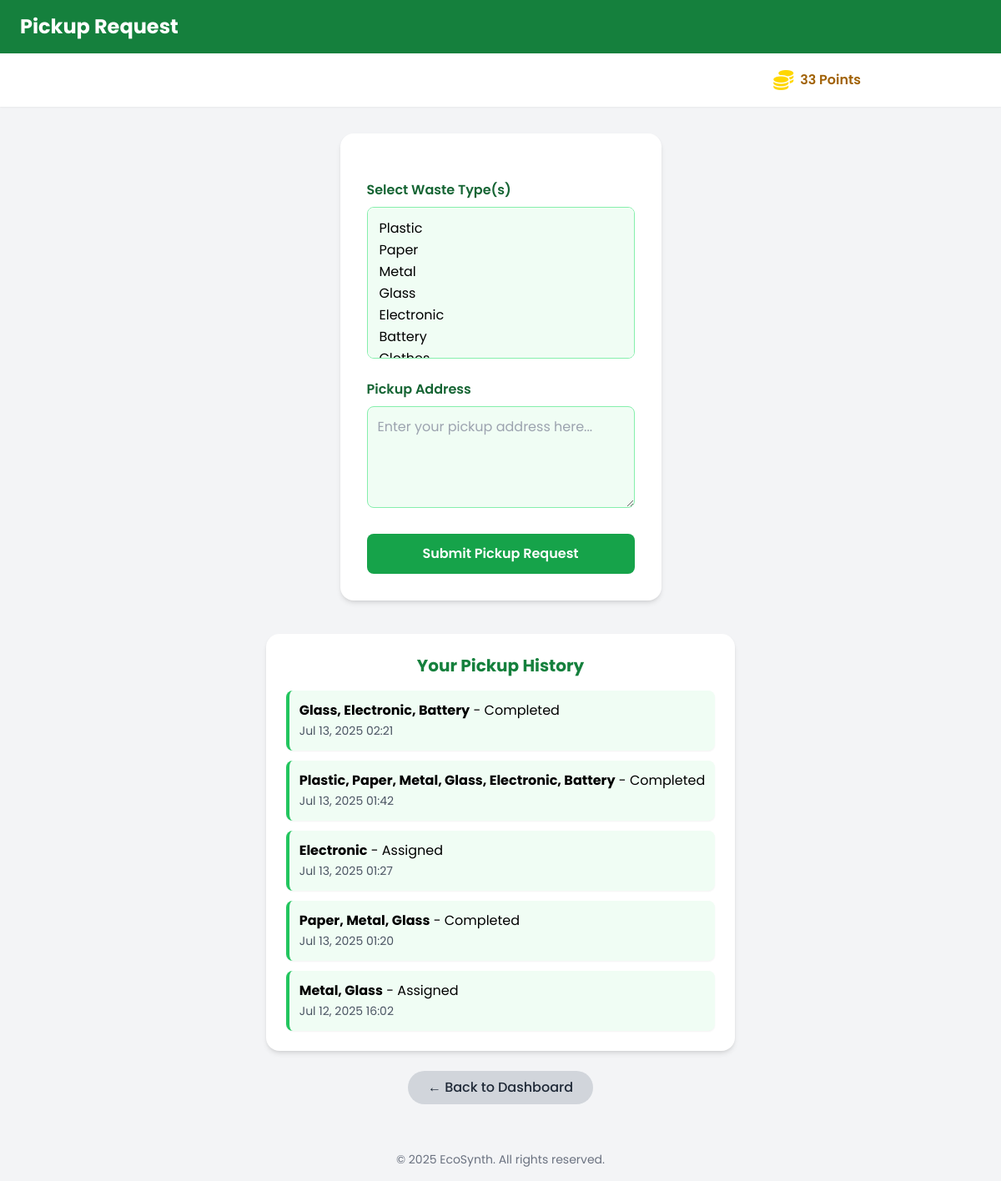
Screenshot of /pickup/ (signed in) with the database file from the repository.
### EcoSynth/models.py (models this page shows, shortened)
class uregistration(models.Model):
    name = models.CharField(max_length=100)
    age = models.IntegerField()
    email = models.EmailField()  # Add this
    phone = models.CharField(max_length=15)
    address = models.TextField()
    password = models.CharField(max_length=100,)
    profile_pic = models.FileField(upload_to='profile_pics/')
    points = models.IntegerField(default=0)

class PickupRequest(models.Model):
    user = models.ForeignKey(uregistration, on_delete=models.CASCADE)
    waste_type = models.CharField(max_length=100)
    address = models.TextField()
    requested_at = models.DateTimeField(auto_now_add=True)
    status = models.CharField(max_length=20, default='Pending')
    assigned_to = models.ForeignKey(pmreg, null=True, blank=True, on_delete=models.SET_NULL)
    points_assigned = models.BooleanField(default=False)

### EcoSynth/views.py (the view, shortened to what this page needs)
# urls.py: path('pickup/', views.pickup_page, name='pickup'),
def pickup_page(request):
    user_id = request.session.get('user_id')
    if not user_id:
        return redirect('ulogin')
    user = uregistration.objects.get(id=user_id)
    waste_types = ['Plastic', 'Paper', 'Metal', 'Glass', 'Electronic', 'Battery', 'Clothes', 'Steel', 'Others']
    history = PickupRequest.objects.filter(user=user).order_by('-requested_at')
    return render(request, 'pickup_page.html', {
        'waste_types': waste_types,
        'pickup_history': history,
        'user': user
    })

### EcoSynth/templates/pickup_page.html (shortened to what this page needs)
{% load static %}
<!DOCTYPE html>
<html lang="en">
<head>
  <script src="https://cdn.tailwindcss.com"></script>
  <link href="https://cdnjs.cloudflare.com/ajax/libs/font-awesome/6.5.0/css/all.min.css" rel="stylesheet">
</head>
<body class="bg-gray-100 min-h-screen flex flex-col">
  <header class="bg-green-700 text-white py-4 px-6 shadow flex justify-between items-center">
    <h1 class="text-2xl font-bold">Pickup Request</h1>
  </header>
  <div class="bg-white shadow-sm py-4">
    <div class="max-w-4xl mx-auto px-4 flex justify-end">
      <div class="flex items-center gap-2 text-base font-semibold">
        <i class="fas fa-coins text-2xl" style="color: #FFD700;"></i>
        <span class="text-yellow-700">{{ user.points|default:0 }} Points</span>
      </div>
    </div>
  </div>
  <div class="max-w-xl mx-auto bg-white mt-8 p-8 rounded-2xl shadow-md">
    <form method="post" class="space-y-6">
      <div>
        <label for="waste_type" class="block font-semibold text-green-800 mb-2">Select Waste Type(s)</label>
        <select name="waste_type" id="waste_type" multiple required
                class="w-full border border-green-300 rounded-lg p-3 bg-green-50 focus:outline-none focus:ring-2 focus:ring-green-400"
                size="6">
          {% for type in waste_types %}
            <option value="{{ type }}">{{ type }}</option>
          {% endfor %}
        </select>
      </div>
      <div>
        <label for="address" class="block font-semibold text-green-800 mb-2">Pickup Address</label>
        <textarea name="address" id="address" rows="4" required
                  class="w-full border border-green-300 rounded-lg p-3 bg-green-50 focus:outline-none focus:ring-2 focus:ring-green-400"
                  placeholder="Enter your pickup address here..."></textarea>
      </div>
      <button type="submit"
              class="w-full bg-green-600 text-white font-semibold py-3 rounded-lg hover:bg-green-700 transition">
        Submit Pickup Request
      </button>
    </form>
  </div>
  <div class="max-w-xl mx-auto mt-10 bg-white p-6 rounded-2xl shadow-md">
    <h2 class="text-xl font-bold text-green-700 mb-4 text-center">Your Pickup History</h2>
    <ul class="space-y-3">
      {% for item in pickup_history %}
        <li class="bg-green-50 p-3 rounded-lg border-l-4 border-green-500 shadow-sm">
          <strong>{{ item.waste_type }}</strong> - {{ item.status }}<br>
          <span class="text-sm text-gray-600">{{ item.requested_at|date:"M d, Y H:i" }}</span>
        </li>
      {% empty %}
        <li class="text-center text-gray-500 italic">No pickup requests yet.</li>
      {% endfor %}
    </ul>
  </div>
  <div class="text-center mt-6 mb-10">
    <a href="{% url 'udashboard' %}" class="inline-block bg-gray-300 hover:bg-gray-400 text-gray-800 px-6 py-2 rounded-full font-medium transition">
      ← Back to Dashboard
    </a>
  </div>
  <footer class="mt-auto text-center text-sm text-gray-500 py-4">
    &copy; 2025 EcoSynth. All rights reserved.
  </footer>
</body>
</html>

### EcoSynth/templates/pickup_page.html (style rules this page uses)
body { font-family: 'Poppins', sans-serif; }

### rows the page displays
uregistration: points "33"
PickupRequest: waste_type "Glass, Electronic, Battery", status "Completed", requested_at "Jul 13, 2025 02:21"
PickupRequest: waste_type "Plastic, Paper, Metal, Glass, Electronic, Battery", status "Completed", requested_at "Jul 13, 2025 01:42"
PickupRequest: waste_type "Electronic", status "Assigned", requested_at "Jul 13, 2025 01:27"
PickupRequest: waste_type "Paper, Metal, Glass", status "Completed", requested_at "Jul 13, 2025 01:20"
PickupRequest: waste_type "Metal, Glass", status "Assigned", requested_at "Jul 12, 2025 16:02"
